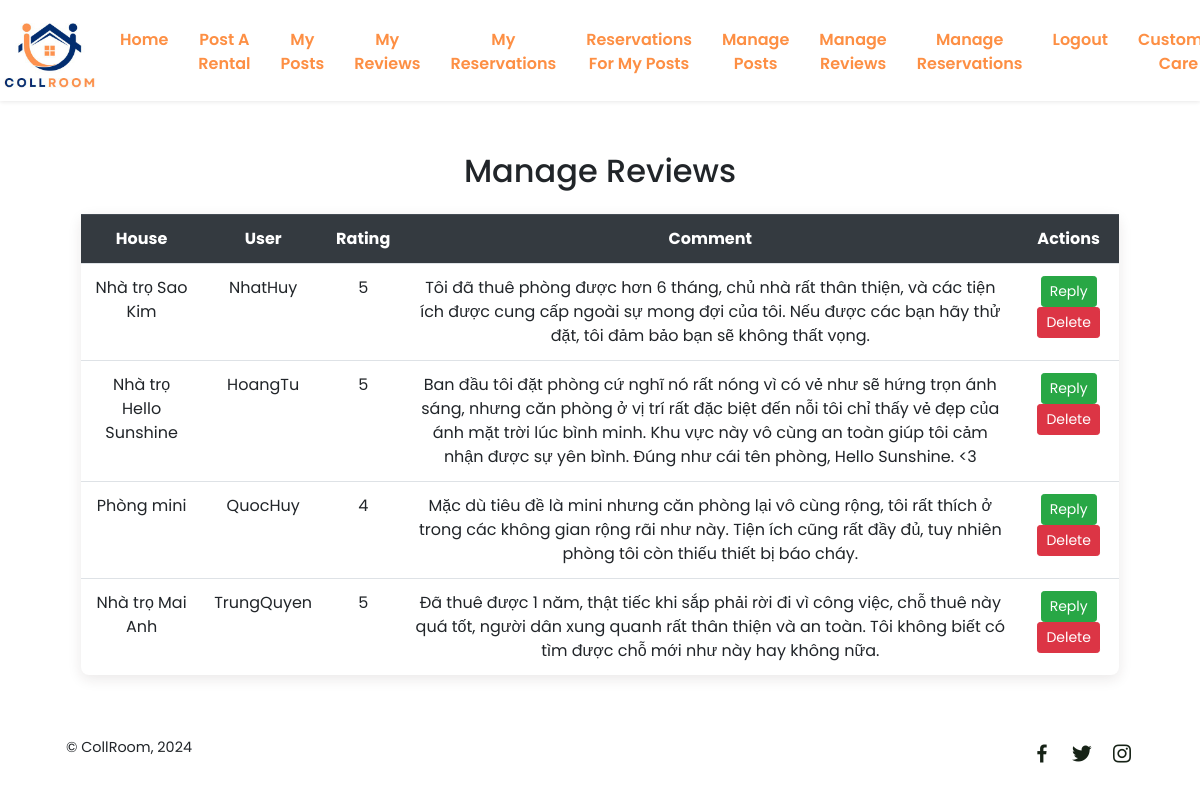
Page /manage_reviews/ (signed in) on the committed database.
### rental/models.py (models this page shows, shortened)
class Review(models.Model):
    house = models.ForeignKey(House, on_delete=models.CASCADE)
    user = models.ForeignKey(User, on_delete=models.CASCADE)
    rating = models.IntegerField(validators=[MaxValueValidator(5), MinValueValidator(1)])
    comment = models.TextField()
    created_at = models.DateTimeField(auto_now_add=True)

class House(models.Model):
    name = models.CharField(max_length=100)
    address = models.CharField(max_length=255)
    description = models.TextField()
    reputation_score = models.FloatField(default=0.0)
    price = models.DecimalField(max_digits=10, decimal_places=0, default=3000000)

### rental/views.py (the view)
# urls.py: path('manage_reviews/', views.manage_reviews, name='manage_reviews'),
@staff_member_required
def manage_reviews(request):
    reviews = Review.objects.all()
    return render(request, 'manage_reviews.html', {'reviews': reviews})

### rental/templates/manage_reviews.html
{% extends 'base.html' %}
{% block content %}
<section>
</section>
<section>
    <div class="container text-center">
        <h2 class="mb-4">Manage Reviews</h2>
        <table class="table align-middle mb-0 bg-white post-box table-hover">
            <tr class="thead-dark">
                <th>House</th>
                <th>User</th>
                <th>Rating</th>
                <th>Comment</th>
                <th>Actions</th>
            </tr>
            {% for review in reviews %}
            <tr>
                <td>{{ review.house.name }}</td>
                <td>{{ review.user.username }}</td>
                <td>{{ review.rating }}</td>
                <td>{{ review.comment }}</td>
                <td>
                    <a href="{% url 'reply_review' review.pk %}" class="btn btn-success btn-sm">Reply</a>
                    <a href="{% url 'delete_review' review.pk %}" class="btn btn-danger btn-sm">Delete</a>
                </td>
            </tr>
            {% endfor %}
        </table>
    </div>
</section>
{% endblock %}

### rental/static/css/styles.css (style rules this page uses)
* { font-family: 'Poppins', sans-serif; margin: 0; padding: 0; scroll-behavior: smooth; scroll-padding-top: 2rem; box-sizing: border-box; }
:root { --container-color: #1a1e21; --second-color: #fd8f44; --text-color: #172317; --bg-color: #fff; }
a { text-decoration: none; }
section { padding: 3rem 0 2rem ; }
.container { max-width: 1068px; margin: auto; width: 100%; }
.post-box { background: var(--bg-color); box-shadow: 0 4px 14px hsl(355deg 25% 15% / 10%); padding: 15px; border-radius: 0.5rem; }

### rental/templates/base.html (style rules this page uses)
body { min-height: 100vh; margin: 0; display: flex; flex-direction: column; }

### rows in the picture
Review: house.name "Nhà trọ Sao Kim", user.username "NhatHuy", rating "5", comment "Tôi đã thuê phòng được hơn 6 tháng, chủ nhà rất thân thiện, và các tiện ích được cung cấp ngoài sự mong đợi của tôi. Nếu được các bạn hãy thử đặt, tôi đảm bảo bạn sẽ không thất vọng."
Review: house.name "Nhà trọ Hello Sunshine", user.username "HoangTu", rating "5", comment "Ban đầu tôi đặt phòng cứ nghĩ nó rất nóng vì có vẻ như sẽ hứng trọn ánh sáng, nhưng căn phòng ở vị trí rất đặc biệt đến nỗi tôi chỉ thấy vẻ đẹp của ánh mặt trời lúc bình minh. Khu vực này vô cùng an toàn giúp tôi cảm nhận được sự yên bình. Đúng như cái tên phòng, Hello Sunshine. <3"
Review: house.name "Phòng mini", user.username "QuocHuy", rating "4", comment "Mặc dù tiêu đề là mini nhưng căn phòng lại vô cùng rộng, tôi rất thích ở trong các không gian rộng rãi như này. Tiện ích cũng rất đầy đủ, tuy nhiên phòng tôi còn thiếu thiết bị báo cháy."
Review: house.name "Nhà trọ Mai Anh", user.username "TrungQuyen", rating "5", comment "Đã thuê được 1 năm, thật tiếc khi sắp phải rời đi vì công việc, chỗ thuê này quá tốt, người dân xung quanh rất thân thiện và an toàn. Tôi không biết có tìm được chỗ mới như này hay không nữa."
